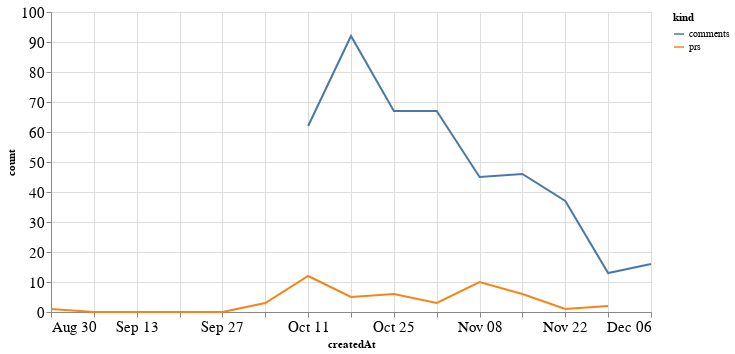

Notebook cell for this chart:
### Code cell
alt.Chart(total_time, width=600).mark_line().encode(
    x='createdAt',
    y='count',
    color='kind'
)

### Figure 1 — Vega-Lite specification as saved in the notebook (floating-point values rounded to 4 significant figures)
{"config": {"axisLeft": {"labelFontSize": 15}, "axisBottom": {"labelFontSize": 15}}, "data": {"name": "data-87475ddda039cab5c2a237905d3522eb"}, "mark": "line", "encoding": {"color": {"type": "nominal", "field": "kind"}, "x": {"type": "temporal", "field": "createdAt"}, "y": {"type": "quantitative", "field": "count"}}, "width": 600, "$schema": "https://vega.github.io/schema/vega-lite/v4.8.1.json", "datasets": {"data-87475ddda039cab5c2a237905d3522eb": [{"createdAt": "2020-08-30T00:00:00", "kind": "prs", "count": 1.0}, {"createdAt": "2020-09-06T00:00:00", "kind": "prs", "count": 0.0}, {"createdAt": "2020-09-13T00:00:00", "kind": "prs", "count": 0.0}, {"createdAt": "2020-09-20T00:00:00", "kind": "prs", "count": 0.0}, {"createdAt": "2020-09-27T00:00:00", "kind": "prs", "count": 0.0}, {"createdAt": "2020-10-04T00:00:00", "kind": "prs", "count": 3.0}, {"createdAt": "2020-10-11T00:00:00", "kind": "prs", "count": 12.0}, {"createdAt": "2020-10-18T00:00:00", "kind": "prs", "count": 5.0}, {"createdAt": "2020-10-25T00:00:00", "kind": "prs", "count": 6.0}, {"createdAt": "2020-11-01T00:00:00", "kind": "prs", "count": 3.0}, {"createdAt": "2020-11-08T00:00:00", "kind": "prs", "count": 10.0}, {"createdAt": "2020-11-15T00:00:00", "kind": "prs", "count": 6.0}, {"createdAt": "2020-11-22T00:00:00", "kind": "prs", "count": 1.0}, {"createdAt": "2020-11-29T00:00:00", "kind": "prs", "count": 2.0}, {"createdAt": "2020-12-06T00:00:00", "kind": "prs", "count": null}, {"createdAt": "2020-08-30T00:00:00", "kind": "comments", "count": null}, {"createdAt": "2020-09-06T00:00:00", "kind": "comments", "count": null}, {"createdAt": "2020-09-13T00:00:00", "kind": "comments", "count": null}, {"createdAt": "2020-09-20T00:00:00", "kind": "comments", "count": null}, {"createdAt": "2020-09-27T00:00:00", "kind": "comments", "count": null}, {"createdAt": "2020-10-04T00:00:00", "kind": "comments", "count": null}, {"createdAt": "2020-10-11T00:00:00", "kind": "comments", "count": 62.0}, {"createdAt": "2020-10-18T00:00:00", "kind": "comments", "count": 92.0}, {"createdAt": "2020-10-25T00:00:00", "kind": "comments", "count": 67.0}, {"createdAt": "2020-11-01T00:00:00", "kind": "comments", "count": 67.0}, {"createdAt": "2020-11-08T00:00:00", "kind": "comments", "count": 45.0}, {"createdAt": "2020-11-15T00:00:00", "kind": "comments", "count": 46.0}, {"createdAt": "2020-11-22T00:00:00", "kind": "comments", "count": 37.0}, {"createdAt": "2020-11-29T00:00:00", "kind": "comments", "count": 13.0}, {"createdAt": "2020-12-06T00:00:00", "kind": "comments", "count": 16.0}]}}
